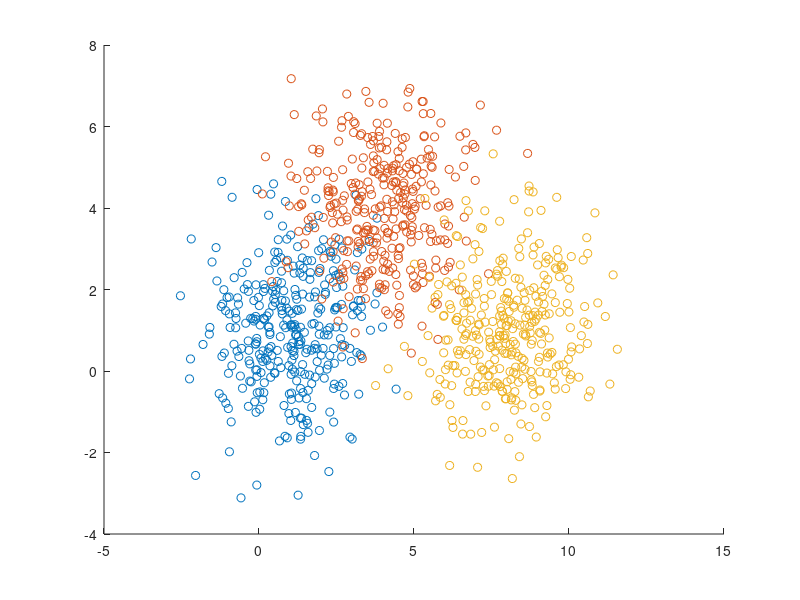
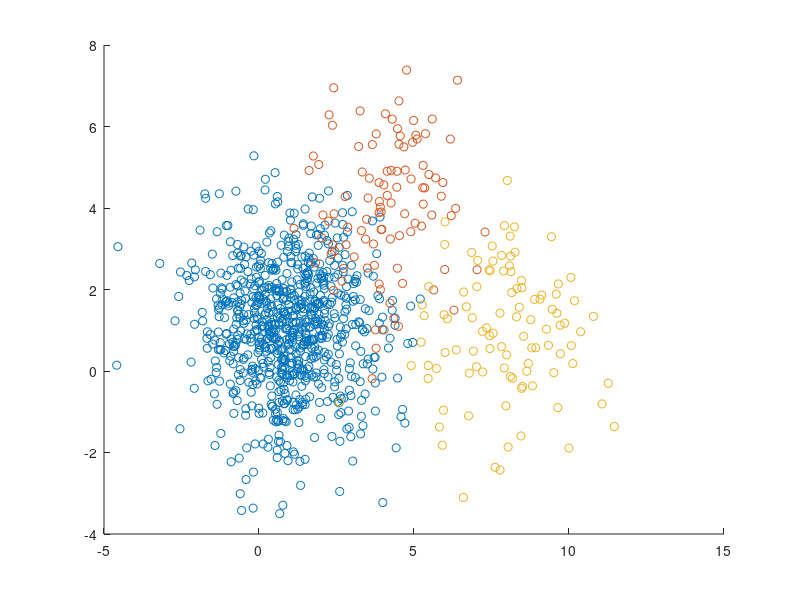

These charts were generated, in order, by the following MATLAB code: (Note: this script raises an error after producing the figures.)
% 111061702 ex1_5
%% Generate Data
randn('seed', 0);
m1 = [1 1]';
m2 = [4 4]';
m3 = [8 1]';
Sigma = 2*eye(2);
R1 = mvnrnd(m1, Sigma, 334);
R2 = mvnrnd(m2, Sigma, 333);
R3 = mvnrnd(m3, Sigma, 333);
X5 = [R1; R2; R3];
R1_prime = mvnrnd(m1, Sigma, 800);
R2_prime = mvnrnd(m2, Sigma, 100);
R3_prime = mvnrnd(m3, Sigma, 100);
X5_prime = [R1_prime; R2_prime; R3_prime];

% Ground Truth
Gt = zeros(1000, 1);
Gt(1:334) = 1;
Gt(335:667) = 2;
Gt(668:1000) = 3;

Gt_prime = zeros(1000, 1);
Gt_prime(1:800) = 1;
Gt_prime(801:900) = 2;
Gt_prime(901:1000) = 3;

% Plot Data
figure;
hold on;
scatter(R1(:, 1), R1(:, 2), 'r+');
scatter(R2(:, 1), R2(:, 2), 'g+');
scatter(R3(:, 1), R3(:, 2), 'b+');
hold off;

figure;
hold on;
scatter(R1_prime(:, 1), R1_prime(:, 2), 'r+');
scatter(R2_prime(:, 1), R2_prime(:, 2), 'g+');
scatter(R3_prime(:, 1), R3_prime(:, 2), 'b+');
hold off;

%% Bayesian Case4
% X5
Pred_B = zeros(1000, 1);
for i = 1:1000
    x = X5(i, :)';
    Dis_1 = x' * ((-1/2) * inv(Sigma)) * x + (inv(Sigma) * m1)' *  x + (-1/2) * m1' * inv(Sigma) * m1 - 1/2 * log(det(Sigma)) + log(334/1000);
    Dis_2 = x' * ((-1/2) * inv(Sigma)) * x + (inv(Sigma) * m2)' *  x + (-1/2) * m2' * inv(Sigma) * m2 - 1/2 * log(det(Sigma)) + log(333/1000);
    Dis_3 = x' * ((-1/2) * inv(Sigma)) * x + (inv(Sigma) * m3)' *  x + (-1/2) * m3' * inv(Sigma) * m3 - 1/2 * log(det(Sigma)) + log(333/1000);
    [val, idx] = max([Dis_1, Dis_2, Dis_3]);
    Pred_B(i) = idx;
end

Err_B = error(Pred_B, Gt, 1000);
fprintf('X5: Error Rate of Bayesian = %f\n', Err_B);

% X5_prime
Pred_B_prime = zeros(1000, 1);
for i = 1:1000
    x = X5_prime(i, :)';
    Dis_1 = x' * ((-1/2) * inv(Sigma)) * x + (inv(Sigma) * m1)' *  x + (-1/2) * m1' * inv(Sigma) * m1 - 1/2 * log(det(Sigma)) + log(800/1000);
    Dis_2 = x' * ((-1/2) * inv(Sigma)) * x + (inv(Sigma) * m2)' *  x + (-1/2) * m2' * inv(Sigma) * m2 - 1/2 * log(det(Sigma)) + log(100/1000);
    Dis_3 = x' * ((-1/2) * inv(Sigma)) * x + (inv(Sigma) * m3)' *  x + (-1/2) * m3' * inv(Sigma) * m3 - 1/2 * log(det(Sigma)) + log(100/1000);
    [val, idx] = max([Dis_1, Dis_2, Dis_3]);
    Pred_B_prime(i) = idx;
end

Err_B_prime = error(Pred_B_prime, Gt_prime, 1000);
fprintf('X5_prime: Error Rate of Bayesian = %f\n', Err_B_prime);

%% Euclidean Case1
% X5
Pred_E = zeros(1000, 1);
for i = 1:1000
    x = X5(i, :)';
    Dis_1 = sum((x - m1).^2);
    Dis_2 = sum((x - m2).^2);
    Dis_3 = sum((x - m3).^2);
    [val, idx] = min([Dis_1, Dis_2, Dis_3]);
    Pred_E(i) = idx;
end

Err_E = error(Pred_E, Gt, 1000);
fprintf('X5: Error Rate of Euclidean = %f\n', Err_E);

% X5_prime
Pred_E_prime = zeros(1000, 1);
for i = 1:1000
    x = X5_prime(i, :)';
    Dis_1 = sum((x - m1).^2);
    Dis_2 = sum((x - m2).^2);
    Dis_3 = sum((x - m3).^2);
    [val, idx] = min([Dis_1, Dis_2, Dis_3]);
    Pred_E_prime(i) = idx;
end

Err_E_prime = error(Pred_E_prime, Gt_prime, 1000);
fprintf('X5_prime: Error Rate of Euclidean = %f\n', Err_E_prime);

%% Draw Conclusion
Plot_Conclusion(Pred_B, X5, "Bayesian X5");
Plot_Conclusion(Pred_E, X5, "Euclidean X5");
Plot_Conclusion(Pred_B_prime, X5_prime, "Bayesian X5'");
Plot_Conclusion(Pred_E_prime, X5_prime, "Euclidean X5'");

%% Function
function Err = error(pred, gt, N)
    count = 0;
    for i = 1:1000
        if gt(i) ~= pred(i)
            count = count + 1;
        end
    end
    Err = count / N;
end

function Plot_Conclusion(pred, X, T)
    figure;
    hold on;
    for i = 1:1000
        switch pred(i)
            case 1
                scatter(X(i, 1), X(i, 2), 'r+');
            case 2
                scatter(X(i, 1), X(i, 2), 'g+');
            case 3
                scatter(X(i, 1), X(i, 2), 'b+');
        end
    end
    title(T);
    hold off;
end

